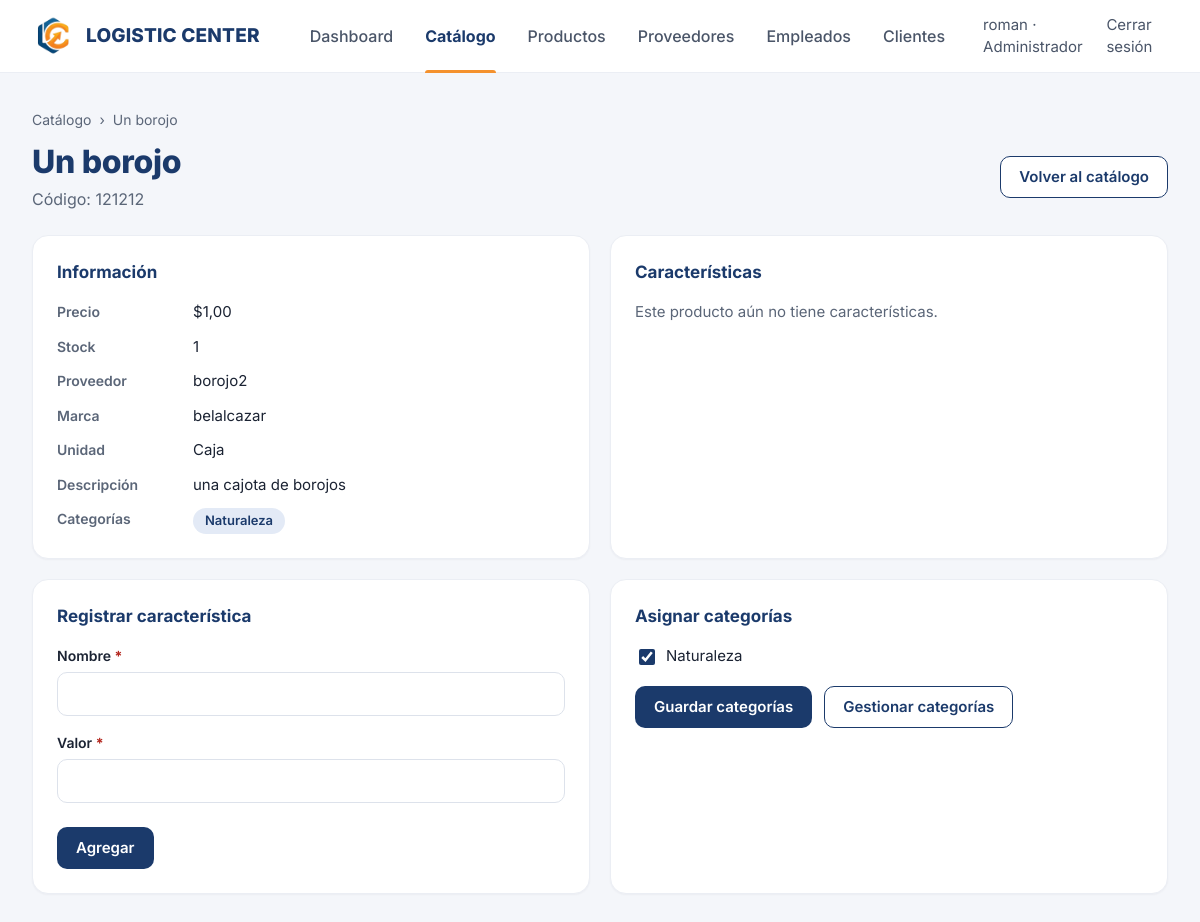
/productos/1/ (signed in), run on the app's committed database.
### usuarios/models.py (models this page shows, shortened)
class Usuario(AbstractUser):
    user_id = models.AutoField(primary_key=True)
    email = models.EmailField(
        'correo electrónico',
        unique=True,
        error_messages={'unique': 'Ya existe un usuario registrado con este correo electrónico.'},
    )
    USERNAME_FIELD = 'username'
    REQUIRED_FIELDS = ['email']
    class Meta:
        db_table = 'usuarios'
        verbose_name = 'Usuario'
        verbose_name_plural = 'Usuarios'

### inventario/models.py (models this page shows, shortened)
class Producto(models.Model):
    referencia = models.OneToOneField(
        ProductoProveedor, on_delete=models.PROTECT, related_name='inventario'
    )
    precio = models.DecimalField(max_digits=12, decimal_places=2)
    stock = models.PositiveIntegerField(default=0)
    categorias = models.ManyToManyField(
        Categoria, blank=True, related_name='productos'
    )
    fecha_registro = models.DateTimeField(auto_now_add=True)
    class Meta:
        ordering = ['referencia__nombre']
        verbose_name = 'Producto'
        verbose_name_plural = 'Productos'
    @property
    def codigo(self):
        return self.referencia.codigo
    @property
    def nombre(self):
        return self.referencia.nombre
    @property
    def descripcion(self):
        return self.referencia.descripcion
    @property
    def marca(self):
        return self.referencia.marca
    @property
    def unidad_medida(self):
        return self.referencia.get_unidad_medida_display()
    @property
    def proveedor(self):
        return self.referencia.proveedor

class ProductoProveedor(models.Model):
    UNIDADES = [
        ('UND', 'Unidad'),
        ('CJA', 'Caja'),
        ('PAQ', 'Paquete'),
        ('KG', 'Kilogramo'),
        ('LT', 'Litro'),
        ('MT', 'Metro'),
    ]
    proveedor = models.ForeignKey(
        Proveedor, on_delete=models.CASCADE, related_name='productos'
    )
    codigo = models.CharField(
        'código', max_length=50, unique=True,
        error_messages={'unique': 'Ya existe un producto con este código.'},
    )
    nombre = models.CharField(max_length=150)
    descripcion = models.TextField('descripción')
    marca = models.CharField(max_length=100)
    unidad_medida = models.CharField('unidad de medida', max_length=3, choices=UNIDADES, default='UND')
    class Meta:
        ordering = ['nombre']
        verbose_name = 'Producto del proveedor'
        verbose_name_plural = 'Productos del proveedor'
        constraints = [
            models.UniqueConstraint(
                fields=['proveedor', 'nombre'],
                name='producto_proveedor_nombre_unico',
                violation_error_message='Este proveedor ya tiene un producto con ese nombre.',
            )
        ]

class Proveedor(models.Model):
    nombre = models.CharField(max_length=150)
    nit = models.CharField('NIT', max_length=30, unique=True)
    telefono = models.CharField('teléfono', max_length=30)
    email = models.EmailField('correo electrónico')
    direccion = models.CharField('dirección', max_length=255)
    fecha_registro = models.DateTimeField(auto_now_add=True)
    class Meta:
        ordering = ['nombre']
        verbose_name = 'Proveedor'
        verbose_name_plural = 'Proveedores'

class Categoria(models.Model):
    nombre = models.CharField(max_length=100, unique=True)
    descripcion = models.CharField(max_length=255, blank=True)
    class Meta:
        ordering = ['nombre']
        verbose_name = 'Categoría'
        verbose_name_plural = 'Categorías'
    def __str__(self):
        return self.nombre

### inventario/views.py (the view, shortened to what this page needs)
# urls.py: path('productos/<int:pk>/', views.DetalleProductoView, name='detalle_producto'),
@login_required
def DetalleProductoView(request, pk):
    producto = get_object_or_404(
        Producto.objects.select_related('referencia__proveedor').prefetch_related(
            'categorias', 'caracteristicas'
        ),
        pk=pk,
    )
    form_caracteristica = CaracteristicaForm()
    form_categorias = AsignarCategoriasForm(instance=producto)
    return render(request, 'inventario/detalle_producto.html', {
        'producto': producto,
        'form_caracteristica': form_caracteristica,
        'form_categorias': form_categorias,
    })

### inventario/forms.py
class CaracteristicaForm(EstiloBootstrapMixin, forms.ModelForm):
    class Meta:
        model = CaracteristicaProducto
        fields = ('nombre', 'valor')

class AsignarCategoriasForm(forms.ModelForm):
    class Meta:
        model = Producto
        fields = ('categorias',)
        widgets = {'categorias': forms.CheckboxSelectMultiple(attrs={'class': 'checklist'})}

### inventario/templates/inventario/detalle_producto.html (shortened to what this page needs)
{% extends 'base.html' %}
{% block content %}
<nav class="crumbs" aria-label="Ruta">
    <a href="{% url 'catalogo' %}">Catálogo</a><span aria-hidden="true">›</span><span>{{ producto.nombre }}</span>
</nav>
<div class="page-head">
    <div>
        <h1 class="page-title">{{ producto.nombre }}</h1>
        <p class="page-lead">Código: {{ producto.codigo }}</p>
    </div>
    <a class="btn btn--outline" href="{% url 'catalogo' %}">Volver al catálogo</a>
</div>
<div class="detail-grid">
    <section class="card panel">
        <h2>Información</h2>
        <dl class="dl">
            <dt>Precio</dt><dd>${{ producto.precio }}</dd>
            <dt>Stock</dt><dd>{{ producto.stock }}</dd>
            <dt>Proveedor</dt><dd>{{ producto.proveedor.nombre }}</dd>
            <dt>Marca</dt><dd>{{ producto.marca }}</dd>
            <dt>Unidad</dt><dd>{{ producto.unidad_medida }}</dd>
            <dt>Descripción</dt><dd>{{ producto.descripcion }}</dd>
            <dt>Categorías</dt>
            <dd>
                <div class="chips">
                    {% for categoria in producto.categorias.all %}
                    <span class="pill pill--blue">{{ categoria.nombre }}</span>
                    {% empty %}—{% endfor %}
                </div>
            </dd>
        </dl>
    </section>
    <section class="card panel">
        <h2>Características</h2>
        <table class="table table--compact" style="margin:-12px -16px;width:calc(100% + 32px);">
            <tbody>
                {% for c in producto.caracteristicas.all %}
                <tr>
                    <th scope="row" style="text-transform:none;letter-spacing:0;font-size:14px;">{{ c.nombre }}</th>
                    <td>{{ c.valor }}</td>
                    {% if request.user.is_staff %}
                    <td style="text-align:right;">
                        <button class="icon-btn icon-btn--danger" type="button" title="Quitar" aria-label="Quitar la característica {{ c.nombre }}"
                                data-delete-url="{% url 'eliminar_caracteristica' c.pk %}"
                                data-title="¿Quitar la característica {{ c.nombre }}?"
                                data-text="Esta acción no se puede deshacer.">
                            <svg class="icon" aria-hidden="true"><use href="#i-trash"/></svg>
                        </button>
                    </td>
                    {% endif %}
                </tr>
                {% empty %}
                <tr><td class="muted">Este producto aún no tiene características.</td></tr>
                {% endfor %}
            </tbody>
        </table>
    </section>
    {% if request.user.is_staff %}
    <section class="card panel">
        <h2>Registrar característica</h2>
        <form method="post" novalidate>
            {% for campo in form_caracteristica %}
                {% include 'components/campo.html' with campo=campo %}
            {% endfor %}
            <button class="btn btn--primary" type="submit" style="margin-top:8px;">Agregar</button>
        </form>
    </section>
    <section class="card panel">
        <h2>Asignar categorías</h2>
        <form method="post">
            {{ form_categorias.categorias }}
            <div class="form-actions" style="justify-content:flex-start;padding-top:18px;">
                <button class="btn btn--primary" type="submit">Guardar categorías</button>
                <a class="btn btn--outline" href="{% url 'categorias' %}">Gestionar categorías</a>
            </div>
        </form>
    </section>
    {% endif %}
</div>
{% endblock %}

### main/templates/base.html (shortened to what this page needs)
{% load static %}<!DOCTYPE html>
<html lang="es">
<head>
    <link rel="stylesheet" href="{% static 'css/app.css' %}">
</head>
<body>
    <header class="topbar">
        <div class="topbar__inner">
            <a class="brand" href="{% if user.is_authenticated %}{% url 'dashboard' %}{% else %}{% url 'bienvenida' %}{% endif %}">
                <img class="brand__mark" src="{% static 'img/isotipo_v1.png' %}" alt="">
                <span class="brand__name">Logistic Center</span>
            </a>
            <nav class="menu" id="menu" aria-label="Principal">
                {% if user.is_authenticated %}
                {% with url_name=request.resolver_match.url_name %}
                <ul class="menu__links">
                    <li><a class="menu__link" href="{% url 'dashboard' %}" {% if url_name == 'dashboard' %}aria-current="page"{% endif %}>Dashboard</a></li>
                    <li><a class="menu__link" href="{% url 'catalogo' %}" {% if url_name == 'catalogo' or url_name == 'detalle_producto' %}aria-current="page"{% endif %}>Catálogo</a></li>
                    {% if user.is_staff %}
                    <li><a class="menu__link" href="{% url 'listar_productos' %}" >Productos</a></li>
                    <li><a class="menu__link" href="{% url 'listar_proveedores' %}" >Proveedores</a></li>
                    <li><a class="menu__link" href="{% url 'listar_empleados' %}" >Empleados</a></li>
                    <li><a class="menu__link" href="{% url 'listar_clientes' %}" {% if url_name == 'listar_clientes' or url_name == 'registrar_cliente' or url_name == 'modificar_cliente' %}aria-current="page"{% endif %}>Clientes</a></li>
                    {% endif %}
                </ul>
                {% endwith %}
                <div class="menu__side">
                    <span>{{ user.username }} · {% if user.is_superuser %}Administrador{% elif user.is_staff %}Empleado{% else %}Cliente{% endif %}</span>
                    <a class="menu__logout" href="{% url 'logout' %}" data-open-modal="modal-logout">Cerrar sesión</a>
                </div>
                {% else %}
                <div class="menu__side">
                    <a class="menu__logout" href="{% url 'login' %}">Iniciar sesión</a>
                </div>
                {% endif %}
            </nav>
        </div>
    </header>
    <main class="page {% block page_class %}{% endblock %}" id="contenido">
        {% block content %}{% endblock %}
    </main>
</body>
</html>

### data on the page
Usuario: username "roman", is_staff True (drawn)
Producto: nombre "Un borojo", codigo "121212", precio "1,00", stock "1", proveedor.nombre "borojo2", marca "belalcazar", unidad_medida "Caja", descripcion "una cajota de borojos"
Categoria: nombre "Naturaleza"

### other printed values
{{ campo.label }} "Nombre" "Valor"
